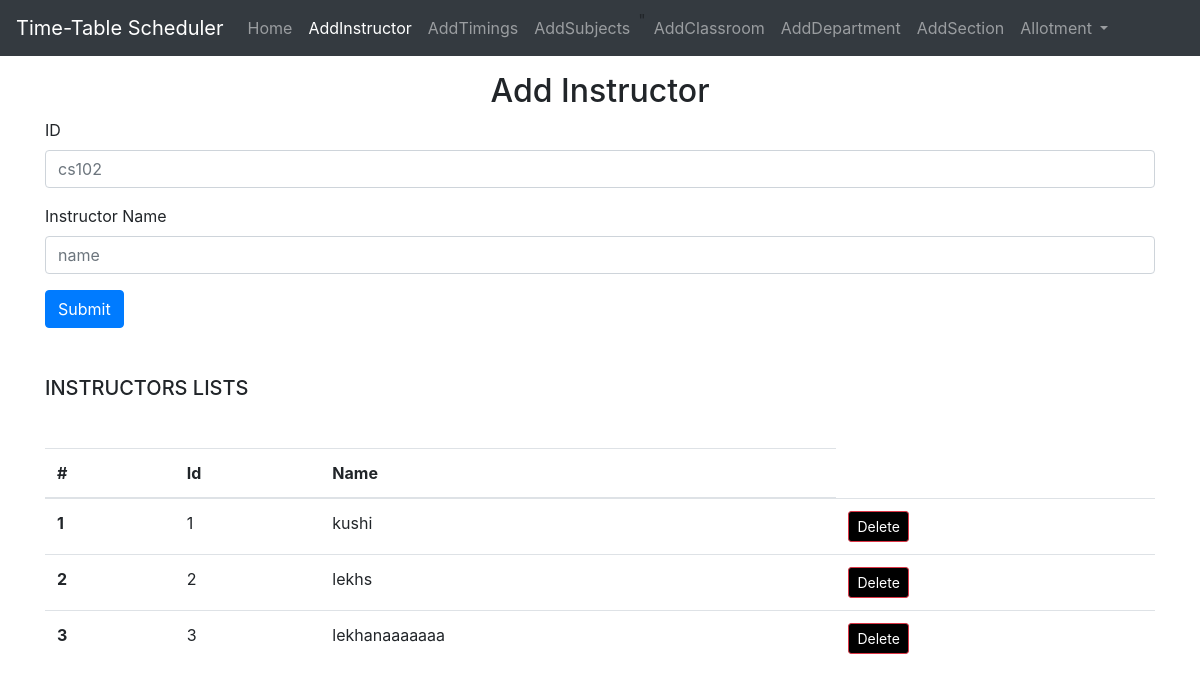
The app's page /addinstructor/, older data.
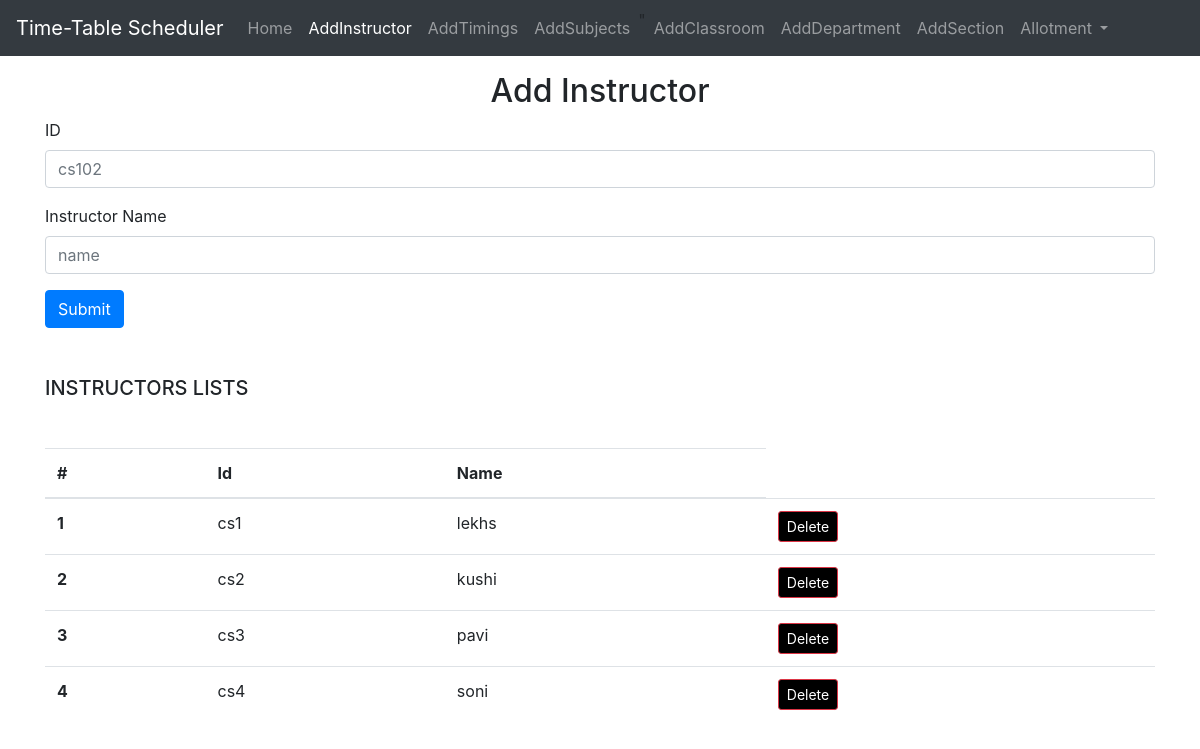
The same page, newer data.
### home/models.py (models this page shows, shortened)
class Instructor(models.Model):
    instructorid = models.CharField(primary_key=True, max_length=10)
    name = models.CharField(max_length=100)

### home/views.py (the view, shortened to what this page needs)
# urls.py: path('addinstructor/',views.addinstructor,name="addinstructor"),
def addinstructor(request):
    context = {'success': False}
    allinst = Instructor.objects.all()
    context['addinstructor'] = allinst
    return render(request, 'addinstructor.html', context)

### templates/addinstructor.html (shortened to what this page needs)
{% extends "base.html" %}
{% block addinstructoractive %}active{% endblock addinstructoractive %}
{% block body %}
    <div class= "container my-3">
        <h2 class="text-center">Add Instructor </h2>
        <form action="" method="post">
            <div class="form-group">
              <label for="name">ID</label>
              <input type="text" class="form-control" id="instructorid" name="instructorid" placeholder="cs102">
            </div>
            <div class="form-group">
              <label for="name">Instructor Name</label>
              <input type="text" class="form-control" id="name" name="name" placeholder="name">
            </div>
            <button type="submit" class="btn btn-primary">Submit</button>
          </form>
      </div>
      <div class="container my-5">
        <h5>INSTRUCTORS LISTS</h5>
        <table class="table my-5">
          <thead>
            <tr>
              <th scope="col">#</th>
              <th scope="col">Id</th>
              <th scope="col">Name</th>
            </tr>
          </thead>
          <tbody>
          {% for instructor in addinstructor %}
    <tr>
      <th scope="row">{{ forloop.counter }}</th>
      <td>{{ instructor.instructorid }}</td>
      <td>{{ instructor.name }}</td>
      <td>
        <form action="{% url 'delete-instructor' instructor.instructorid %}" method="post">
          <button type="submit" class="btn btn-danger btn-sm" style="background-color:black">Delete</button>
        </form>
      </td>
      </tr>
      {% endfor %}
    </tbody>
        </table>
      </div>
    {% endblock body %}

Row changes from the older to the newer data that the page shows:
removed Instructor: instructorid "1", name "kushi"
removed Instructor: instructorid "2", name "lekhs"
removed Instructor: instructorid "3", name "lekhanaaaaaaa"
added Instructor: instructorid "cs1", name "lekhs"
added Instructor: instructorid "cs2", name "kushi"
added Instructor: instructorid "cs3", name "pavi"
added Instructor: instructorid "cs4", name "soni"
